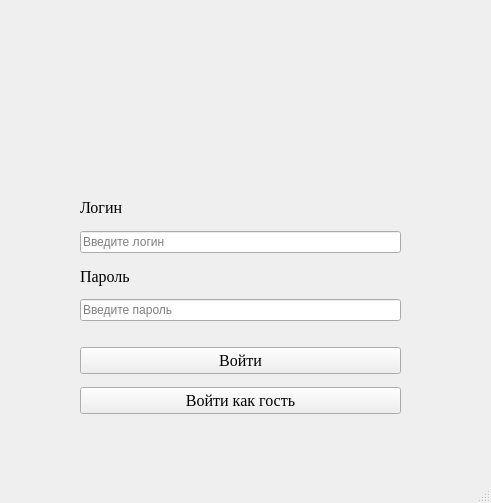
<?xml version="1.0" encoding="UTF-8"?>
<ui version="4.0">
 <class>Login</class>
 <widget class="QMainWindow" name="Login">
  <property name="geometry">
   <rect>
    <x>0</x>
    <y>0</y>
    <width>491</width>
    <height>503</height>
   </rect>
  </property>
  <property name="minimumSize">
   <size>
    <width>100</width>
    <height>100</height>
   </size>
  </property>
  <property name="windowTitle">
   <string>MainWindow</string>
  </property>
  <widget class="QWidget" name="centralwidget">
   <widget class="QLabel" name="label">
    <property name="geometry">
     <rect>
      <x>140</x>
      <y>20</y>
      <width>200</width>
      <height>161</height>
     </rect>
    </property>
    <property name="text">
     <string/>
    </property>
    <property name="pixmap">
     <pixmap>../import/Icon.JPG</pixmap>
    </property>
    <property name="scaledContents">
     <bool>true</bool>
    </property>
   </widget>
   <widget class="QWidget" name="verticalLayoutWidget">
    <property name="geometry">
     <rect>
      <x>80</x>
      <y>190</y>
      <width>321</width>
      <height>131</height>
     </rect>
    </property>
    <layout class="QVBoxLayout" name="verticalLayout">
     <item>
      <widget class="QLabel" name="label_login">
       <property name="font">
        <font>
         <family>Times New Roman</family>
         <pointsize>12</pointsize>
        </font>
       </property>
       <property name="text">
        <string>Логин</string>
       </property>
      </widget>
     </item>
     <item>
      <widget class="QLineEdit" name="login_input">
       <property name="inputMask">
        <string/>
       </property>
       <property name="text">
        <string/>
       </property>
       <property name="placeholderText">
        <string>Введите логин</string>
       </property>
      </widget>
     </item>
     <item>
      <widget class="QLabel" name="label_password">
       <property name="font">
        <font>
         <family>Times New Roman</family>
         <pointsize>12</pointsize>
        </font>
       </property>
       <property name="text">
        <string>Пароль</string>
       </property>
      </widget>
     </item>
     <item>
      <widget class="QLineEdit" name="password_input">
       <property name="text">
        <string/>
       </property>
       <property name="echoMode">
        <enum>QLineEdit::Password</enum>
       </property>
       <property name="placeholderText">
        <string>Введите пароль</string>
       </property>
      </widget>
     </item>
    </layout>
   </widget>
   <widget class="QWidget" name="verticalLayoutWidget_2">
    <property name="geometry">
     <rect>
      <x>80</x>
      <y>340</y>
      <width>321</width>
      <height>81</height>
     </rect>
    </property>
    <layout class="QVBoxLayout" name="verticalLayout_2">
     <item>
      <widget class="QPushButton" name="login_button">
       <property name="font">
        <font>
         <family>Times New Roman</family>
         <pointsize>12</pointsize>
        </font>
       </property>
       <property name="text">
        <string>Войти</string>
       </property>
      </widget>
     </item>
     <item>
      <widget class="QPushButton" name="pushButton_2">
       <property name="font">
        <font>
         <family>Times New Roman</family>
         <pointsize>12</pointsize>
        </font>
       </property>
       <property name="text">
        <string>Войти как гость</string>
       </property>
      </widget>
     </item>
    </layout>
   </widget>
  </widget>
  <widget class="QMenuBar" name="menubar">
   <property name="geometry">
    <rect>
     <x>0</x>
     <y>0</y>
     <width>491</width>
     <height>21</height>
    </rect>
   </property>
  </widget>
  <widget class="QStatusBar" name="statusbar"/>
 </widget>
 <resources/>
 <connections/>
</ui>
